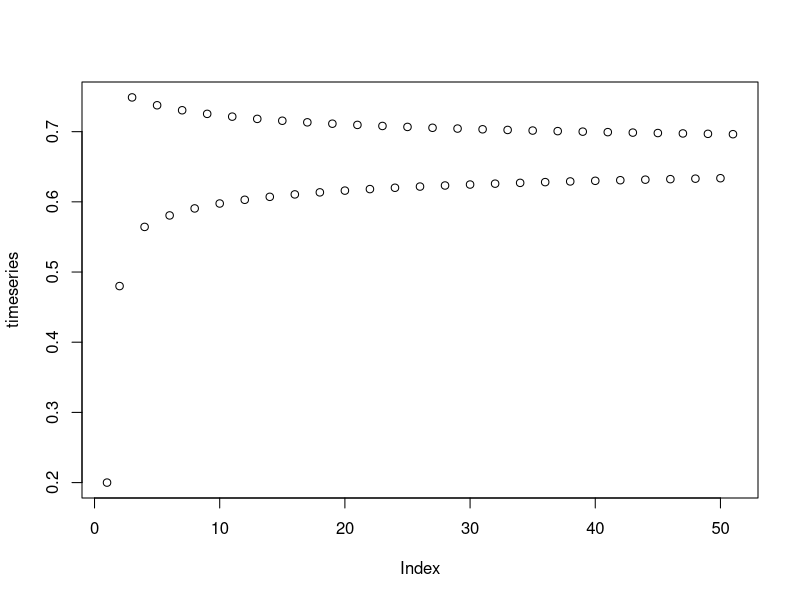
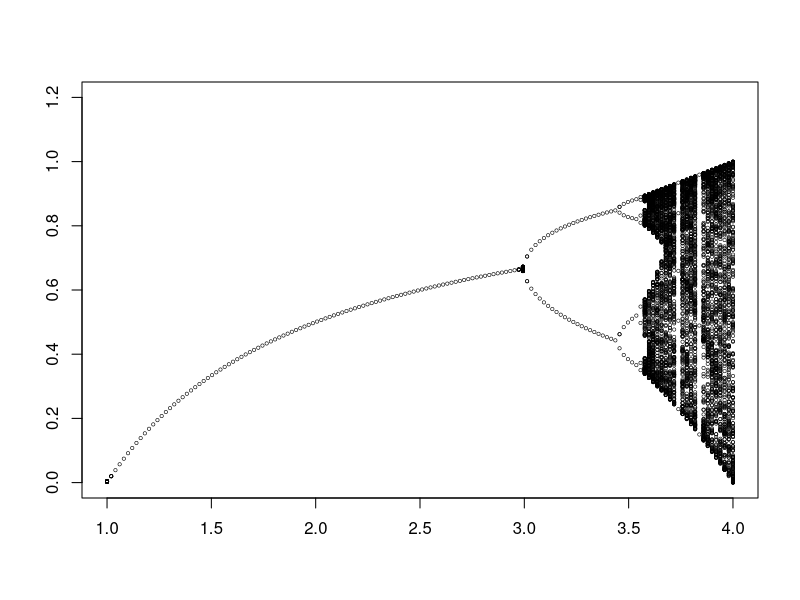
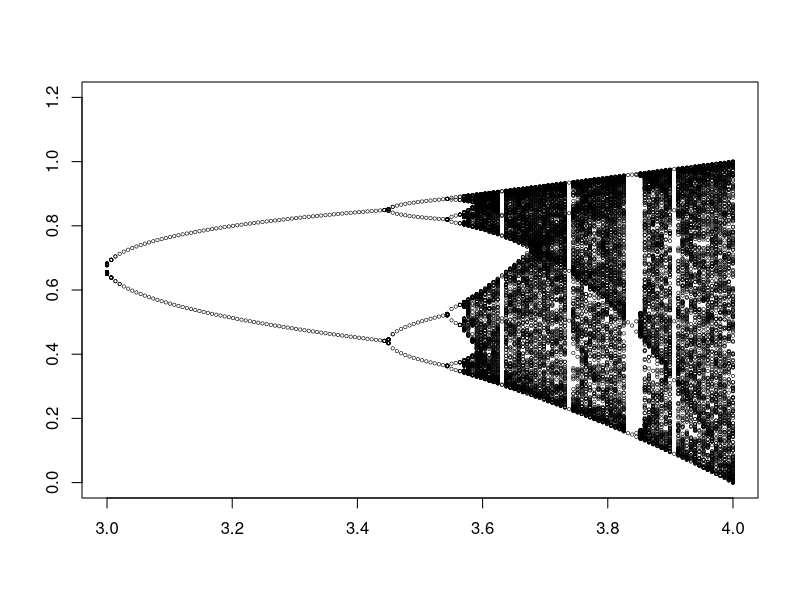
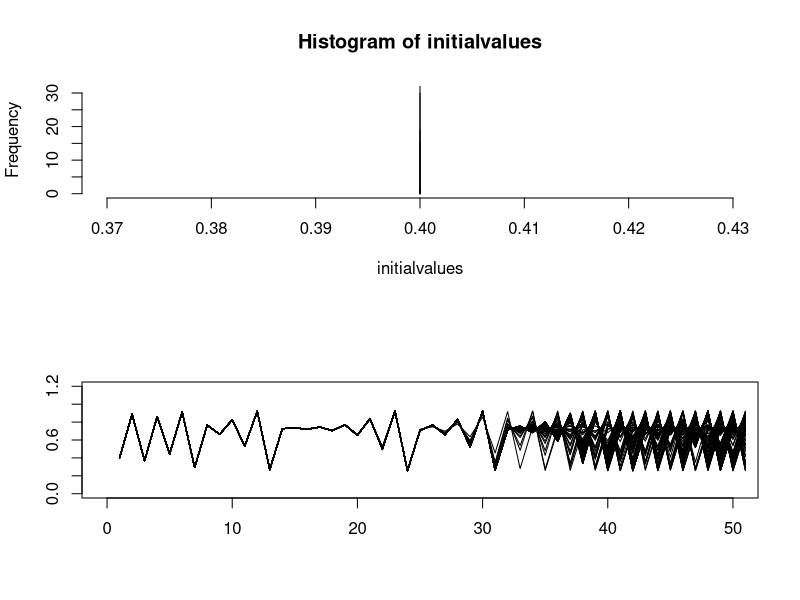

Write R code to recreate these figures, in order.
## ---- chunk 1
knitr::opts_chunk$set(fig.width=10, fig.height=10, warnings = F, message = F)
## ---- chunk 2

logisticMap <- function (N0 = 0.2, r=1.7, timesteps = 50){
  
  popdyn <- c(N0, rep(NA, timesteps))
  
  for (i in 1:timesteps){
    popdyn[i+1] <- r *  popdyn[i] * (1 - popdyn[i] ) 
  }
  return(popdyn)          
}


# try out e.g. r = 0.5, 1.5. 2.4, 2.8, 3.5

timeseries <- logisticMap(r=3)


plot(timeseries)





## ---- chunk 3



plot(0,0, xlim = c(1,4), ylim = c(0,1.2), col = "white", xlab = "", ylab = "")

for (r in seq(1,4, length.out=150)){
  values = unique(round(logisticMap(r = r, timesteps = 500)[200:500], digits = 4)) 
  points(rep(r, length(values)), values, cex = 0.45, lwd = 0.6)
}

## ---- chunk 4
# zooming into the interesting parameter space

plot(0,0, xlim = c(3,4), ylim = c(0,1.2), col = "white", xlab = "", ylab = "")

for (r in seq(3,4, length.out=150)){
  values = unique(round(logisticMap(r = r, timesteps = 500)[200:500], digits = 4)) 
  points(rep(r, length(values)), values, cex = 0.45, lwd = 0.6)
}


## ---- chunk 5



initialvalues = rnorm(100,0.4,0.000001)

par(mfrow = c(2,1))

hist(initialvalues, xlim = c(0.37,0.43))

plot(0,0, xlim = c(0,50), ylim = c(0,1.2), col = "white", xlab = "", ylab = "")

for (N in initialvalues){
  lines(logisticMap(N, r = 3.7, timesteps = 50))
}


